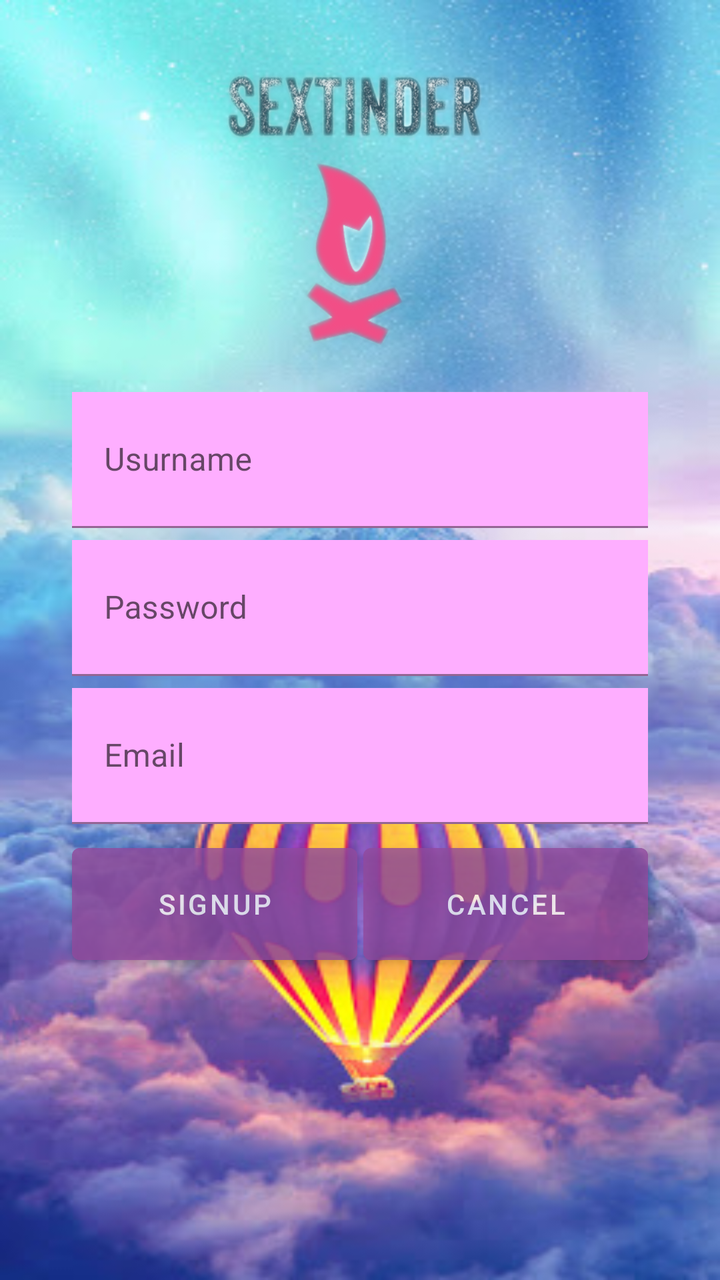
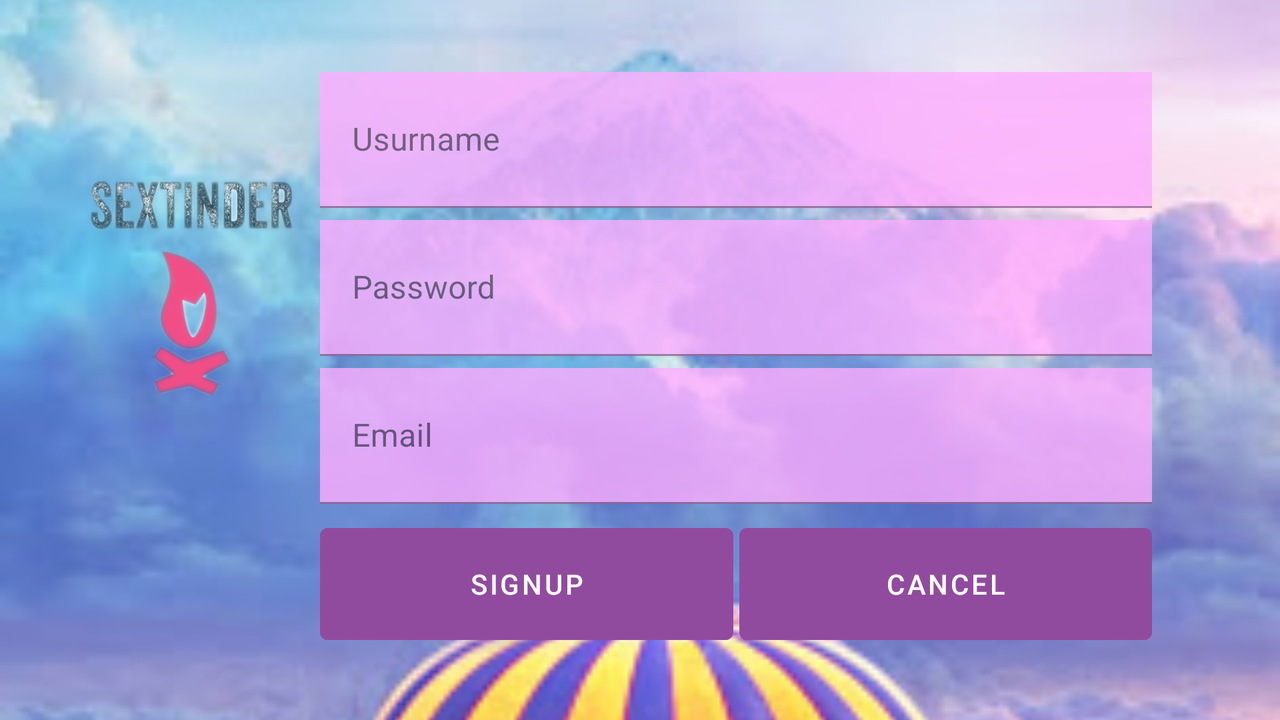

First picture: res/layout/ on a phone held upright. Second picture: the repository's own variant of that layout, on a device whose configuration matches the variant's folder. Source for both follows.
<!-- AndroidManifest.xml: application theme Theme.MyNiceStart -->
<!-- res/layout/activity_sign_up.xml -->
<?xml version="1.0" encoding="utf-8"?>
<androidx.constraintlayout.widget.ConstraintLayout xmlns:android="http://schemas.android.com/apk/res/android"
    xmlns:app="http://schemas.android.com/apk/res-auto"
    xmlns:tools="http://schemas.android.com/tools"
    android:layout_width="match_parent"
    android:layout_height="match_parent"
    tools:context=".LogInActivity">


    <ImageView
        android:id="@+id/imageView"
        android:layout_width="match_parent"
        android:layout_height="match_parent"
        android:scaleType="fitXY"
        app:layout_constraintEnd_toEndOf="parent"
        app:layout_constraintStart_toStartOf="parent"
        app:layout_constraintTop_toTopOf="parent"
        app:layout_constraintBottom_toBottomOf="parent"
        app:srcCompat="@drawable/fondo" />

    <ImageView
        android:id="@+id/imageView2"
        android:layout_width="150dp"
        android:layout_height="150dp"
        android:layout_marginTop="30dp"
        android:background="@drawable/logo_bueno"
        app:layout_constraintEnd_toEndOf="parent"
        app:layout_constraintStart_toStartOf="parent"
        app:layout_constraintTop_toTopOf="parent" />

    <com.google.android.material.textfield.TextInputLayout
        android:id="@+id/usurnameTIL"
        android:layout_width="0dp"
        android:layout_height="68dp"
        android:layout_marginTop="16dp"
        android:background="@android:color/white"
        app:layout_constraintEnd_toEndOf="@id/guideline3"
        app:layout_constraintStart_toStartOf="@id/guideline2"
        app:layout_constraintTop_toBottomOf="@+id/imageView2">
        <com.google.android.material.textfield.TextInputEditText
            android:layout_height="match_parent"
            android:layout_width="match_parent"
            android:hint="Usurname"
            android:background="@color/celda_reg"
            />
    </com.google.android.material.textfield.TextInputLayout>

    <com.google.android.material.textfield.TextInputLayout
        android:id="@+id/passwordTIL"
        android:layout_width="0dp"
        android:layout_height="68dp"
        android:layout_marginTop="6dp"
        android:background="@android:color/white"
        app:layout_constraintEnd_toEndOf="@id/guideline3"
        app:layout_constraintStart_toStartOf="@id/guideline2"
        app:layout_constraintTop_toBottomOf="@+id/usurnameTIL">
        <com.google.android.material.textfield.TextInputEditText
            android:layout_height="match_parent"
            android:layout_width="match_parent"
            android:hint="Password"
            android:inputType="textPassword"
            android:background="@color/celda_reg"
            />
    </com.google.android.material.textfield.TextInputLayout>

    <com.google.android.material.textfield.TextInputLayout
        android:id="@+id/emailTIL"
        android:layout_width="0dp"
        android:layout_height="68dp"
        android:layout_marginTop="6dp"
        android:background="@android:color/white"
        app:layout_constraintEnd_toEndOf="@id/guideline3"
        app:layout_constraintStart_toStartOf="@id/guideline2"
        app:layout_constraintTop_toBottomOf="@+id/passwordTIL">
        <com.google.android.material.textfield.TextInputEditText
            android:layout_height="match_parent"
            android:layout_width="match_parent"
            android:hint="Email"
            android:background="@color/celda_reg"
            />
    </com.google.android.material.textfield.TextInputLayout>

    <androidx.constraintlayout.widget.Guideline
        android:id="@+id/guideline2"
        android:layout_width="wrap_content"
        android:layout_height="wrap_content"
        android:orientation="vertical"
        app:layout_constraintGuide_percent="0.10" />

    <androidx.constraintlayout.widget.Guideline
        android:id="@+id/guideline3"
        android:layout_width="wrap_content"
        android:layout_height="wrap_content"
        android:orientation="vertical"
        app:layout_constraintGuide_percent="0.90" />

    <com.google.android.material.button.MaterialButton
        android:id="@+id/btn_sign_up"
        android:layout_width="0dp"
        android:layout_height="68dp"
        android:layout_marginTop="6dp"
        android:alpha="0.8"
        android:backgroundTint="@color/color_btn"
        app:layout_constraintEnd_toStartOf="@+id/btn_cancel"
        app:layout_constraintStart_toStartOf="@id/guideline2"
        app:layout_constraintTop_toBottomOf="@id/emailTIL"
        android:text="SignUp"
        >
    </com.google.android.material.button.MaterialButton>

    <com.google.android.material.button.MaterialButton
        android:id="@+id/btn_cancel"
        android:layout_width="0dp"
        android:layout_height="68dp"
        android:layout_marginTop="6dp"
        android:layout_marginStart="3dp"
        android:alpha="0.8"
        android:backgroundTint="@color/color_btn"
        android:text="Cancel"
        app:layout_constraintEnd_toEndOf="@+id/guideline3"
        app:layout_constraintStart_toEndOf="@id/btn_sign_up"
        app:layout_constraintTop_toBottomOf="@id/emailTIL"
        android:layout_marginLeft="3dp">

    </com.google.android.material.button.MaterialButton>
</androidx.constraintlayout.widget.ConstraintLayout>
<!-- resources referenced by this layout -->
<resources>
  <color name="celda_reg">#FEAEFF</color>
  <color name="color_btn">#914B9E</color>
  <!-- drawable fondo: png bitmap (drawable-v24, 39540 bytes) -->
  <!-- drawable logo_bueno: png bitmap (drawable, 93905 bytes) -->
  <style name="Theme.MyNiceStart" parent="Theme.MaterialComponents.DayNight.NoActionBar">
          
          <item name="colorPrimary">@color/purple_500</item>
          <item name="colorPrimaryVariant">@color/purple_700</item>
          <item name="colorOnPrimary">@color/white</item>
          
          <item name="colorSecondary">@color/teal_200</item>
          <item name="colorSecondaryVariant">@color/teal_700</item>
          <item name="colorOnSecondary">@color/black</item>
          
          <item name="android:statusBarColor" tools:targetApi="l">?attr/colorPrimaryVariant</item>
          
      </style>
  <color name="purple_500">#FF6200EE</color>
  <color name="purple_700">#FF3700B3</color>
  <color name="white">#FFFFFFFF</color>
  <color name="teal_200">#FF03DAC5</color>
  <color name="teal_700">#FF018786</color>
  <color name="black">#FF000000</color>
</resources>
<!-- res/layout-land/activity_sign_up.xml (the author's variant of the layout above) -->
<!-- drawn on the phone turned sideways -->
<?xml version="1.0" encoding="utf-8"?>
<androidx.constraintlayout.widget.ConstraintLayout xmlns:android="http://schemas.android.com/apk/res/android"
    xmlns:app="http://schemas.android.com/apk/res-auto"
    xmlns:tools="http://schemas.android.com/tools"
    android:layout_width="match_parent"
    android:layout_height="match_parent"
    tools:context=".LogInActivity">


    <ImageView
        android:id="@+id/imageView"
        android:layout_width="match_parent"
        android:layout_height="match_parent"
        android:scaleType="centerCrop"
        app:layout_constraintEnd_toEndOf="parent"
        app:layout_constraintStart_toStartOf="parent"
        app:layout_constraintTop_toTopOf="parent"
        app:layout_constraintBottom_toBottomOf="parent"
        app:srcCompat="@drawable/fondo" />

    <ImageView
        android:id="@+id/imageView2"
        android:layout_width="120dp"
        android:layout_height="120dp"
        android:layout_marginStart="4dp"
        android:layout_marginLeft="4dp"
        android:layout_marginTop="84dp"
        android:background="@drawable/logo_bueno"
        app:layout_constraintEnd_toStartOf="@+id/guideline4"
        app:layout_constraintStart_toStartOf="@id/guideline2"
        app:layout_constraintTop_toTopOf="parent" />

    <com.google.android.material.textfield.TextInputLayout
        android:id="@+id/usurnameTIL"
        android:layout_width="0dp"
        android:layout_height="68dp"
        android:layout_marginTop="36dp"
        android:background="@android:color/white"
        android:alpha="0.8"
        app:layout_constraintEnd_toEndOf="@id/guideline3"
        app:layout_constraintStart_toEndOf="@+id/guideline4"
        app:layout_constraintTop_toTopOf="parent">

        <com.google.android.material.textfield.TextInputEditText
            android:layout_width="match_parent"
            android:layout_height="match_parent"
            android:background="@color/celda_reg"
            android:hint="Usurname" />
    </com.google.android.material.textfield.TextInputLayout>

    <com.google.android.material.textfield.TextInputLayout
        android:id="@+id/passwordTIL"
        android:layout_width="0dp"
        android:layout_height="68dp"
        android:layout_marginTop="6dp"
        android:background="@android:color/white"
        android:alpha="0.8"
        app:layout_constraintEnd_toEndOf="@id/guideline3"
        app:layout_constraintStart_toStartOf="@id/guideline4"
        app:layout_constraintTop_toBottomOf="@+id/usurnameTIL">
        <com.google.android.material.textfield.TextInputEditText
            android:layout_height="match_parent"
            android:layout_width="match_parent"
            android:hint="Password"
            android:inputType="textPassword"
            android:background="@color/celda_reg"
            />
    </com.google.android.material.textfield.TextInputLayout>

    <com.google.android.material.textfield.TextInputLayout
        android:id="@+id/emailTIL"
        android:layout_width="0dp"
        android:layout_height="68dp"
        android:layout_marginTop="6dp"
        android:background="@android:color/white"
        android:alpha="0.8"
        app:layout_constraintEnd_toEndOf="@id/guideline3"
        app:layout_constraintStart_toStartOf="@id/guideline4"
        app:layout_constraintTop_toBottomOf="@+id/passwordTIL">
        <com.google.android.material.textfield.TextInputEditText
            android:layout_height="match_parent"
            android:layout_width="match_parent"
            android:hint="Email"
            android:background="@color/celda_reg"
            />
    </com.google.android.material.textfield.TextInputLayout>

    <androidx.constraintlayout.widget.Guideline
        android:id="@+id/guideline2"
        android:layout_width="wrap_content"
        android:layout_height="wrap_content"
        android:orientation="vertical"
        app:layout_constraintGuide_percent="0.05" />

    <androidx.constraintlayout.widget.Guideline
        android:id="@+id/guideline3"
        android:layout_width="wrap_content"
        android:layout_height="wrap_content"
        android:orientation="vertical"
        app:layout_constraintGuide_percent="0.90" />

    <androidx.constraintlayout.widget.Guideline
        android:id="@+id/guideline4"
        android:layout_width="wrap_content"
        android:layout_height="wrap_content"
        android:orientation="vertical"
        app:layout_constraintGuide_percent="0.25" />

    <com.google.android.material.button.MaterialButton
        android:id="@+id/btn_sign_up"
        android:layout_width="0dp"
        android:layout_height="68dp"
        android:layout_marginTop="6dp"
        android:backgroundTint="@color/color_btn"
        app:layout_constraintEnd_toStartOf="@+id/btn_cancel"
        app:layout_constraintStart_toStartOf="@id/guideline4"
        app:layout_constraintTop_toBottomOf="@id/emailTIL"
        android:text="SignUp"
        >
    </com.google.android.material.button.MaterialButton>

    <com.google.android.material.button.MaterialButton
        android:id="@+id/btn_cancel"
        android:layout_width="0dp"
        android:layout_height="68dp"
        android:layout_marginTop="6dp"
        android:layout_marginStart="3dp"
        android:backgroundTint="@color/color_btn"
        android:text="Cancel"
        app:layout_constraintEnd_toEndOf="@+id/guideline3"
        app:layout_constraintStart_toEndOf="@id/btn_sign_up"
        app:layout_constraintTop_toBottomOf="@id/emailTIL"
        android:layout_marginLeft="3dp">

    </com.google.android.material.button.MaterialButton>
</androidx.constraintlayout.widget.ConstraintLayout>
